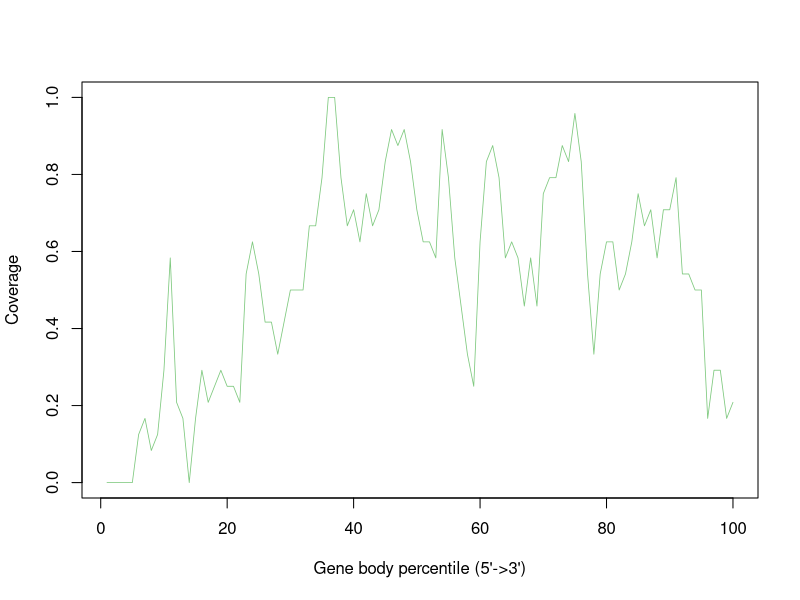

Source code (R):
GSM4486044_Aligned.sortedByCoord_sorted.out <- c(0.0,0.0,0.0,0.0,0.0,0.125,0.16666666666666666,0.08333333333333333,0.125,0.2916666666666667,0.5833333333333334,0.20833333333333334,0.16666666666666666,0.0,0.16666666666666666,0.2916666666666667,0.20833333333333334,0.25,0.2916666666666667,0.25,0.25,0.20833333333333334,0.5416666666666666,0.625,0.5416666666666666,0.4166666666666667,0.4166666666666667,0.3333333333333333,0.4166666666666667,0.5,0.5,0.5,0.6666666666666666,0.6666666666666666,0.7916666666666666,1.0,1.0,0.7916666666666666,0.6666666666666666,0.7083333333333334,0.625,0.75,0.6666666666666666,0.7083333333333334,0.8333333333333334,0.9166666666666666,0.875,0.9166666666666666,0.8333333333333334,0.7083333333333334,0.625,0.625,0.5833333333333334,0.9166666666666666,0.7916666666666666,0.5833333333333334,0.4583333333333333,0.3333333333333333,0.25,0.625,0.8333333333333334,0.875,0.7916666666666666,0.5833333333333334,0.625,0.5833333333333334,0.4583333333333333,0.5833333333333334,0.4583333333333333,0.75,0.7916666666666666,0.7916666666666666,0.875,0.8333333333333334,0.9583333333333334,0.8333333333333334,0.5416666666666666,0.3333333333333333,0.5416666666666666,0.625,0.625,0.5,0.5416666666666666,0.625,0.75,0.6666666666666666,0.7083333333333334,0.5833333333333334,0.7083333333333334,0.7083333333333334,0.7916666666666666,0.5416666666666666,0.5416666666666666,0.5,0.5,0.16666666666666666,0.2916666666666667,0.2916666666666667,0.16666666666666666,0.20833333333333334)


pdf("GSM4486044.geneBodyCoverage.curves.pdf")
x=1:100
icolor = colorRampPalette(c("#7fc97f","#beaed4","#fdc086","#ffff99","#386cb0","#f0027f"))(1)
plot(x,GSM4486044_Aligned.sortedByCoord_sorted.out,type='l',xlab="Gene body percentile (5'->3')", ylab="Coverage",lwd=0.8,col=icolor[1])
dev.off()
